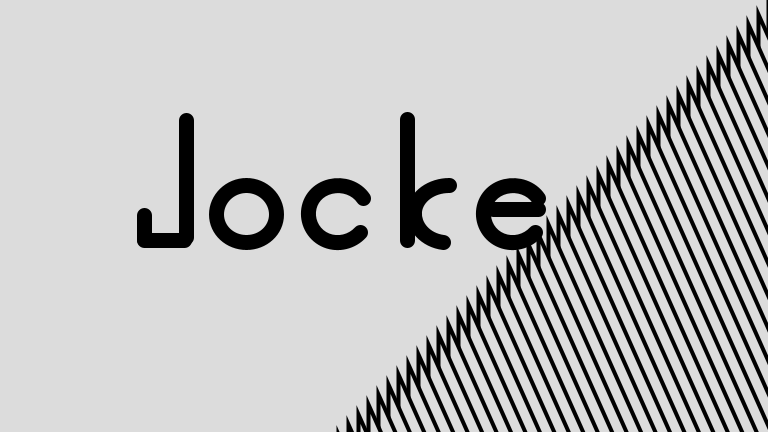
Frame 1 (no input)
Frame 60 (the mouse pressed at the canvas centre just before this capture): identical to frame 1, image omitted
Frame 120 (the mouse held since frame 60 and released just before this capture): identical to frame 1, image omitted

The Processing sketch that drew this single still picture (run headless with seeded random() and noise(); from frame 60 on, the mouse is pressed at the canvas centre):

// Processing sketch: HumbleBeginnings
// ── HumbleBeginnings.pde
float triangleX1 = 8/width;
float triangleY1 = 435/height;
float triangleX2 = 200/width;
float triangleY2 = 434/height;
float triangleX3 = 119/width;
float triangleY3 = 253/height;
void setup(){
  size(768,432);
  
}

void draw(){
  background(220);
  fill(220);
  triAngles();
  noFill();
  name();
}

public void triAngles(){
  strokeWeight(4.0);
    for (int i = 0; i < width; i = i + 10) {
      triangle(triangleX1 * width + width - i,triangleY1 + i, triangleX2 * width - i, triangleY2 * height + i, triangleX3 * width - i, triangleY3 * height + i);
    }

  
}

public void name() {
  strokeWeight(15.0);
  
  line(186,120,186,237);
  line(184,240,144,240);
  line(144,215,144,239);
  
  ellipse(246,214,60,57);
  
  arc(338,214,60,57,7,12);
  
  line(407,240,407,119);
  arc(449,214,69,57,8,11);
  
  arc(513,214,60,57,7,12);
  line(493,209,538,209);  
}
